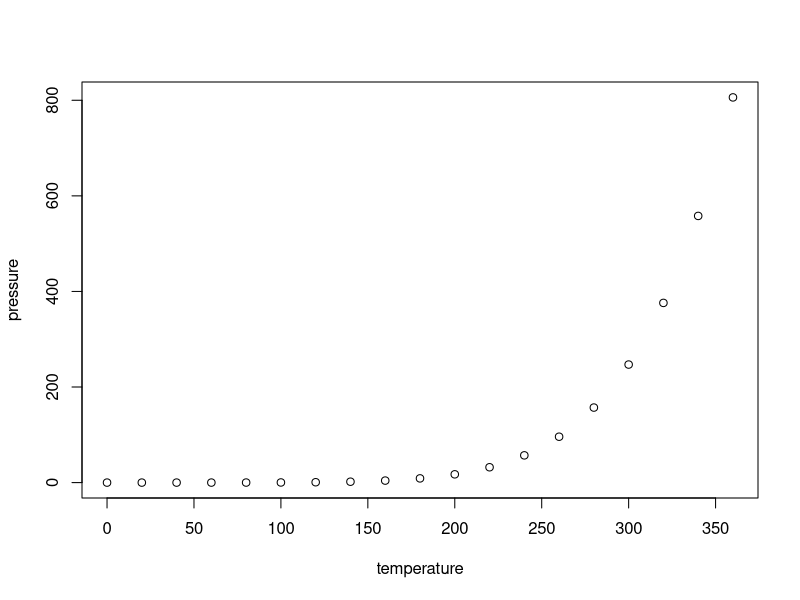
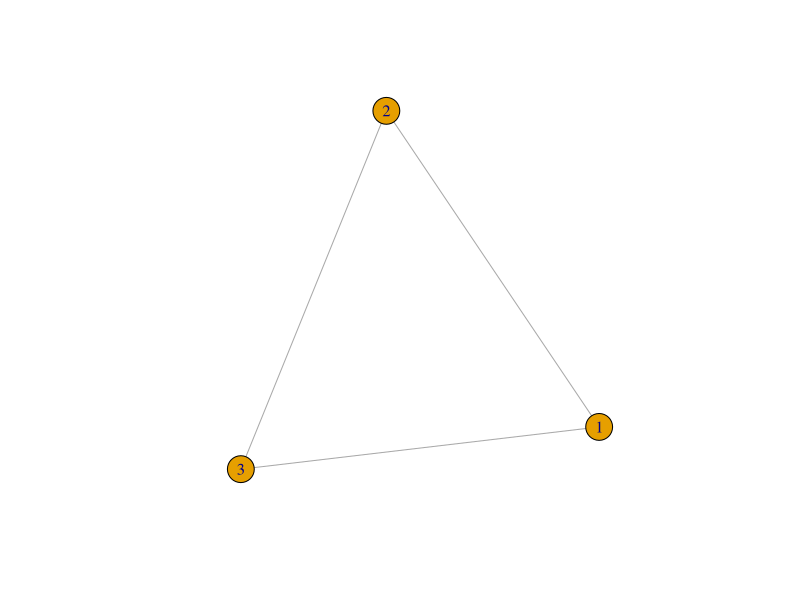
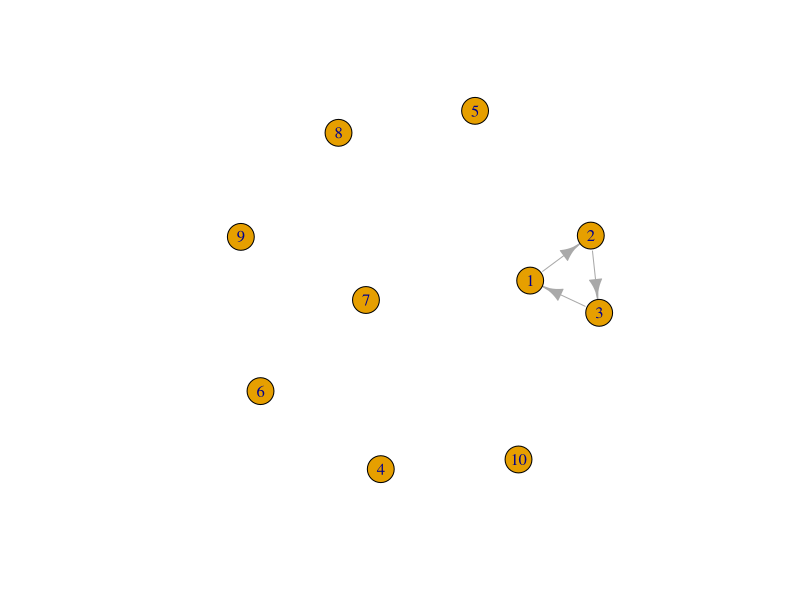
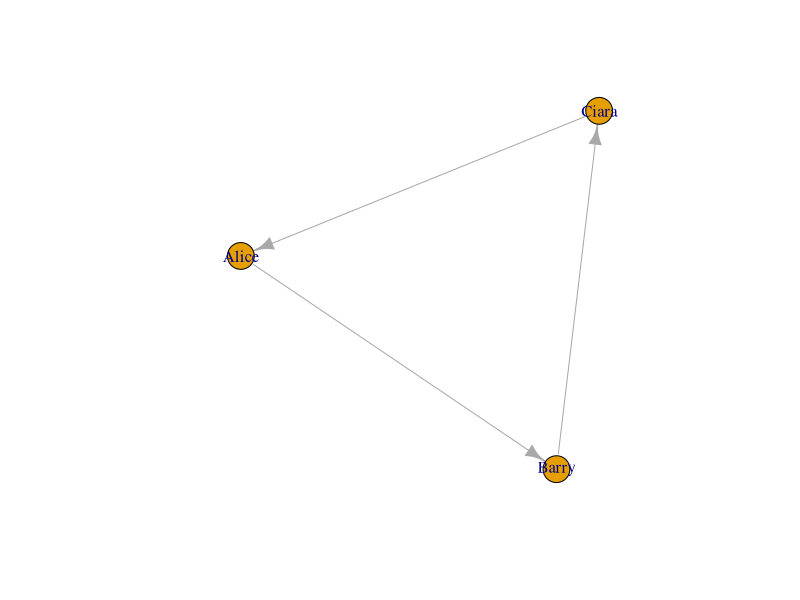
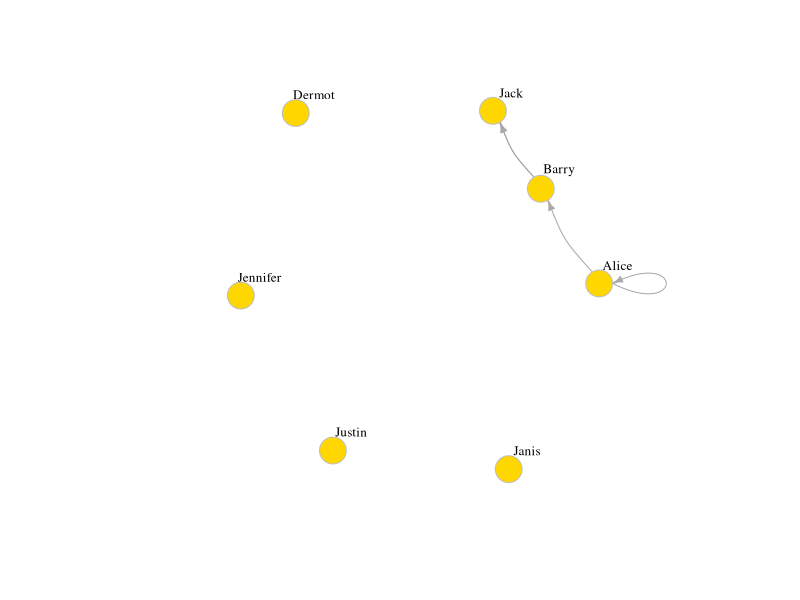

Here is the R script that generated these plots, in order:
## ---- chunk 1
knitr::opts_chunk$set(echo = FALSE)
## ---- chunk 2
summary(cars)
## ---- chunk 3
plot(pressure)
## ---- chunk 4
rm(list = ls()) # Remove all the objects we created so far.

library(igraph) # Load the igraph package
## ---- chunk 5
g1 <- graph( edges=c(1,2, 2,3, 3, 1), n=3, directed=F ) 

plot(g1) # A simple plot of the network - we'll talk more about plots later
## ---- chunk 6
class(g1)
## [1] "igraph"
g1
## IGRAPH U--- 3 3 -- 

## + edges:

## [1] 1--2 2--3 1--3
# Now with 10 vertices, and directed by default:
## ---- chunk 7
g2 <- graph( edges=c(1,2, 2,3, 3, 1), n=10 )

plot(g2)   

## ---- chunk 8
g2
## IGRAPH D--- 10 3 -- 

## + edges:

## [1] 1->2 2->3 3->1
## ---- chunk 9
g3 <- graph( c("Alice", "Barry", "Barry", "Ciara", "Ciara", "Alice")) # named vertices

# When the edge list has vertex names, the number of nodes is not needed

plot(g3)
## ---- chunk 10
g3
## IGRAPH DN-- 3 3 -- 

## + attr: name (v/c)

## + edges (vertex names):

## [1] Alice->Barry  Barry ->Ciara Ciara->Alice

## ---- chunk 11
g4 <- graph( c("Alice", "Barry", "Barry", "Jack", "Barry", "Jack", "Alice", "Alice"), 

             isolates=c("Dermot", "Janis", "Jennifer", "Justin") )  

# In named graphs we can specify isolates by providing a list of their names.
## ---- chunk 12
plot(g4, edge.arrow.size=.5, vertex.color="gold", vertex.size=15, 

     vertex.frame.color="gray", vertex.label.color="black", 

     vertex.label.cex=0.8, vertex.label.dist=2, edge.curved=0.2) 
